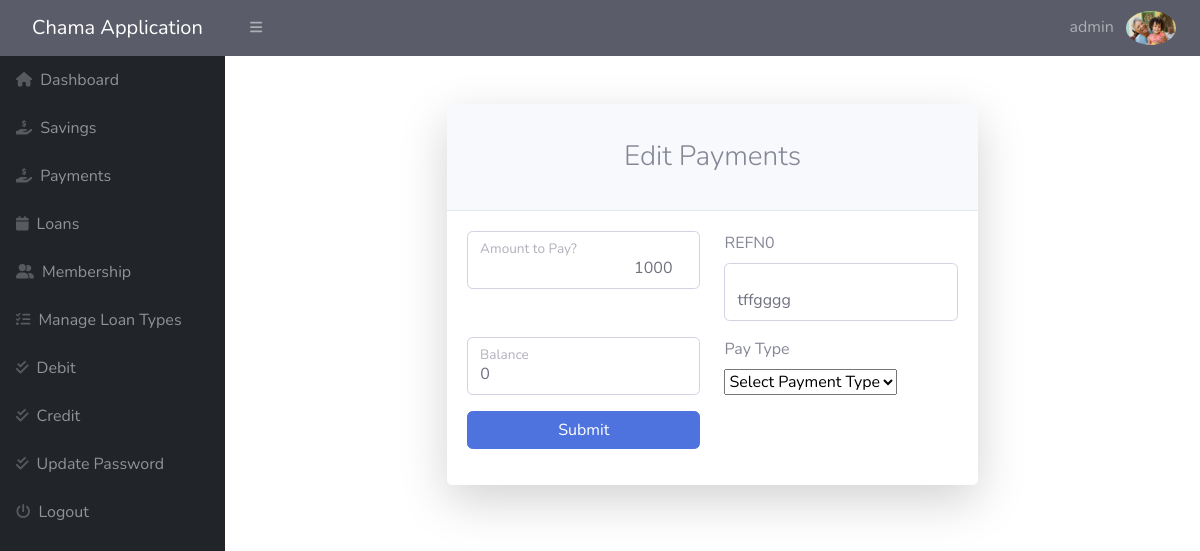
Screenshot of /admin/edit-payments.php?id=13 (signed in) with the database file from the repository.
### tables this page shows
CREATE TABLE `payments` (
  `id` int(11) NOT NULL,
  `userid` int(11) NOT NULL,
  `amount` float NOT NULL DEFAULT 0,
  `pay_date` date NOT NULL DEFAULT current_timestamp(),
  `balance` float NOT NULL,
  `pay_type` varchar(30) NOT NULL,
  `refno` varchar(20) NOT NULL,
  `status` int(11) NOT NULL
);

### admin/edit-payments.php (the view, shortened to what this page needs)
<?php
include('includes/config.php');
?>
<!DOCTYPE html>
<html lang="en">
    <head>
        <link href="https://cdn.jsdelivr.net/npm/simple-datatables@latest/dist/style.css" rel="stylesheet" />
        <link href="css/styles.css" rel="stylesheet" />
    <link href="vendor/fontawesome-free/css/all.min.css" rel="stylesheet" type="text/css">
    <link href="css/sb-admin-2.min.css" rel="stylesheet">
    <link href="vendor/datatables/dataTables.bootstrap4.min.css" rel="stylesheet">
    </head>
    <body class="sb-nav-fixed">
        <div id="layoutSidenav">
        <?php include('includes/header.php');?>
<?php include('includes/sidebar.php');?>
            <div id="layoutSidenav_content">
                <main>
                    <div class="container">
                        <div class="row justify-content-center">
                            <div class="col-lg-7">
                                <div class="card shadow-lg border-0 rounded-lg mt-5">
                                    <div class="card-header"><h3 class="text-center font-weight-light my-4">Edit Payments</h3></div>
                                    <div class="card-body">
                                        <form method="post">
                                        <?php
                    $id = intval($_GET['id']);
                    $sql = "SELECT * from payments WHERE payments.id=:id";
                    $query = $dbh->prepare($sql);
                    $query->bindParam(':id', $id, PDO::PARAM_STR);
                    $query->execute();
                    $results = $query->fetchAll(PDO::FETCH_OBJ);
                    if ($query->rowCount() > 0) {
                    foreach ($results
                    as $result) { ?>
<div class="row mb-3">
<div class="col-md-6">
<div class="form-floating">
<input type="number" name="amount" class="form-control text-right"  value="<?php echo htmlentities($result->amount);?>" step="0.0" required>
<label for="inputLastName">Amount to Pay<span class="required">?</span></label>
</div>
</div>
<div class="col-md-6"> <label for="inputPassword">REFN0</label>
<div class="form-floating mb-3 mb-md-0">
<input type="text" name="refno" value="<?php echo htmlentities($result->refno); ?>" required class="form-control"  />
</div>
</div>
</div>
<div class="row mb-3">
<div class="col-md-6">
<div class="form-floating mb-3 mb-md-0">
<input type="number" name="balance" step="0.0" value="<?php echo htmlentities($result->balance); ?>" required class="form-control"  />
<label for="inputPassword">Balance</label>
</div>
</div>
<div class="col-md-6">
<label for="inputPassword">Pay Type</label>
<div class="form-floating mb-3 mb-md-0">
<select  name="pay_type" required>
<option value="">Select Payment Type </option>
</select>
</div>
</div>
</div>
<div class="row mb-3">
<div class="col-md-6">
<div class="form-floating mb-3 mb-md-0">
<input type="submit" name="submit" value="Submit" class="btn btn-primary btn-block"/>
</div>
</div>
</div>
                                        </form>
                                        <?php }}?>
                                    </div>
                                </div>
                            </div>
                        </div>
                    </div>
                </main>
            </div>
        </div>
    </body>
</html>

### admin/includes/header.php (shortened to what this page needs)
        <nav class="sb-topnav navbar navbar-expand navbar-dark bg-dark">
            <a class="navbar-brand ps-3" href="#">Chama Application </a>
            <button class="btn btn-link btn-sm order-1 order-lg-0 me-4 me-lg-0" id="sidebarToggle" href="#!"><i class="fas fa-bars"></i></button>
    <ul class="navbar-nav ml-auto">
<li class="nav-item dropdown no-arrow">
    <a class="nav-link dropdown-toggle" href="#" id="userDropdown" role="button"
       data-toggle="dropdown" aria-haspopup="true" aria-expanded="false">
        <span class="mr-2 d-none d-lg-inline text-red-600 large">
        <?php
                    $email = $_SESSION['alogin'];
                    $sql2 = "SELECT * FROM `admin` WHERE `email`=:email;";
                    $query = $dbh->prepare($sql2);
                    $query->bindParam(':email', $email, PDO::PARAM_STR);
                    $query->execute();
                    $results = $query->fetchAll(PDO::FETCH_OBJ);
                    if ($query->rowCount() > 0) {
                        foreach ($results as $result) {
                            echo $result->username;
                        }
                    ?></span>
                 <img   src="photo/<?php echo ($result->profilepic);}?>" class="img-profile rounded-circle" style="width:50px" alt="Cinque Terre">
        </a>
</li>
</ul>
        </nav>

### rows the page displays
payments: amount "1000", refno "tffgggg", balance "0"

### other values shown
$result->username "admin"
